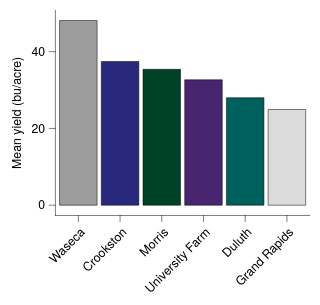

Write a Vega-Lite specification for this figure.
### Vega-Lite specification from a JSON file in a GitHub repository (floating-point values rounded to 4 significant figures)
{"background": null, "config": {"arc": {"fill": "#DBDBDB", "fillOpacity": 1.0, "innerRadius": 25.0, "padAngle": 0.03, "stroke": "black", "strokeOpacity": 1, "strokeWidth": 0.25}, "area": {"fill": "#DBDBDB", "fillOpacity": 1.0, "stroke": "black", "strokeOpacity": 1, "strokeWidth": 0.25}, "axis": {"domain": true, "domainCap": "round", "domainColor": "black", "domainWidth": 0.25, "grid": false, "gridCap": "round", "gridColor": "#F1F1F1", "gridDash": [0, 0], "gridOpacity": 1.0, "gridWidth": 0.25, "labelColor": "black", "labelFont": "Helvetica Neue, HelveticaNeue, Helvetica, Arial, sans-serif", "labelFontSize": 6, "labelFontStyle": "normal", "labelFontWeight": 400, "offset": 0, "ticks": true, "tickCap": "round", "tickColor": "black", "tickRound": false, "tickSize": 3.0, "tickWidth": 0.25, "titleColor": "black", "titleFont": "Helvetica Neue, HelveticaNeue, Helvetica, Arial, sans-serif", "titleFontSize": 6, "titleFontStyle": "normal", "titleFontWeight": 400}, "axisX": {"domain": true, "labelAlign": "right", "labelAngle": 315, "labels": true, "ticks": true, "translate": 0}, "axisY": {"domain": true, "labelAlign": "right", "labelAngle": 0, "labels": true, "ticks": true, "translate": 0}, "axisRight": {"domain": true, "labelAlign": "left", "labelAngle": 0, "labels": true, "ticks": true, "translate": 0}, "axisTop": {"domain": true, "labelAlign": "left", "labelAngle": 45, "labels": true, "ticks": true, "translate": 0}, "axisBand": {"tickOffset": 0}, "bar": {"fill": "#DBDBDB", "fillOpacity": 1.0, "stroke": "black", "strokeOpacity": 1, "strokeWidth": 0.25}, "boxplot": {"size": 9.0, "ticks": {"cornerRadius": 0.25, "fill": "black", "opacity": 1, "size": 4.5, "thickness": 0.25}, "box": {"fillOpacity": 1.0, "stroke": "black", "strokeOpacity": 1, "strokeWidth": 0.25}, "median": {"cornerRadius": 0, "fill": "black", "fillOpacity": 1.0, "opacity": 1, "size": 9.0, "thickness": 0.25}, "rule": {"fill": "black", "fillOpacity": 1.0, "size": 10.0, "stroke": "black", "strokeDash": [0, 0], "strokeOpacity": 1, "strokeWidth": 0.25}, "outliers": {"color": "black", "fill": "black", "fillOpacity": 1.0, "size": 0, "stroke": "black", "strokeOpacity": 1, "strokeWidth": 0.25}}, "circle": {"fill": "black", "fillOpacity": 1.0, "size": 1.25, "stroke": null, "strokeOpacity": 1, "strokeWidth": 0.25}, "errorband": {"band": {"fillOpacity": 0.6, "stroke": null, "strokeWidth": 0.25, "strokeOpacity": 1}, "borders": {"opacity": 0, "strokeOpacity": 1, "strokeWidth": 0.25}}, "errorbar": {"opacity": 1, "rule": {"strokeDash": [0, 0], "strokeWidth": 0.25}, "ticks": {"color": "black", "cornerRadius": 0.125, "opacity": 1, "size": 6.0, "thickness": 0.25}, "thickness": 0.25}, "font": "Helvetica Neue, HelveticaNeue, Helvetica, Arial, sans-serif", "geoshape": {"fill": "#DBDBDB", "fillOpacity": 1.0, "stroke": "black", "strokeOpacity": 1, "strokeWidth": 0.25}, "header": {"labelColor": "black", "labelFont": "Helvetica Neue, HelveticaNeue, Helvetica, Arial, sans-serif", "labelFontSize": 6, "labelFontStyle": "normal", "labelFontWeight": 400, "titleColor": "black", "titleFont": "Helvetica Neue, HelveticaNeue, Helvetica, Arial, sans-serif", "titleFontSize": 6, "titleFontStyle": "normal", "titleFontWeight": 400, "titlePadding": 0}, "legend": {"disable": false, "offset": 4.5, "titlePadding": 4, "labelOffset": 2, "gradientLabelOffset": 2, "columnPadding": 4, "rowPadding": 2, "gradientThickness": 5, "gradientOpacity": 1.0, "gradientStrokeColor": "black", "gradientStrokeWidth": 0.25, "labelColor": "black", "labelFont": "Helvetica Neue, HelveticaNeue, Helvetica, Arial, sans-serif", "labelFontSize": 6, "labelFontStyle": "normal", "labelFontWeight": 400, "strokeColor": "black", "strokeWidth": 0, "symbolSize": 36, "symbolStrokeColor": "black", "symbolStrokeWidth": 0.25, "titleColor": "black", "titleFont": "Helvetica Neue, HelveticaNeue, Helvetica, Arial, sans-serif", "titleFontSize": 6, "titleFontStyle": "normal", "titleFontWeight": 400}, "line": {"color": "black", "stroke": "black", "strokeCap": "butt", "strokeDash": [0, 0], "strokeOpacity": 1, "strokeWidth": 0.5}, "point": {"filled": true, "fill": "#DBDBDB", "fillOpacity": 1.0, "size": 5.0, "stroke": "black", "strokeOpacity": 1, "strokeWidth": 0.25}, "range": {"category": ["#9D9D9D", "#28287D", "#004225", "#47266F", "#00605D", "#DBDBDB", "#7983C1", "#6E927B", "#937FB4", "#699A97"], "diverging": {"scheme": ["#4F4265", "#6A5C82", "#85789D", "#A196B7", "#BDB5CE", "#D8D6DD", "#F6F6F6", "#CED8D7", "#9DBFBD", "#75A3A0", "#518683", "#326967", "#164D4B"]}, "heatmap": {"scheme": ["#440154", "#472270", "#433E82", "#38598C", "#2C728E", "#238A8D", "#24A086", "#39B578", "#5DC862", "#96D646", "#CAE02D", "#FDE724"]}, "ordinal": {"scheme": ["#F1F1F1", "#DBDBDB", "#C6C6C6", "#B2B2B2", "#9D9D9D", "#898989", "#767676", "#636363", "#515151", "#404040", "#2F2F2F", "#1F1F1F"]}, "ramp": {"scheme": ["#440154", "#472270", "#433E82", "#38598C", "#2C728E", "#238A8D", "#24A086", "#39B578", "#5DC862", "#96D646", "#CAE02D", "#FDE724"]}}, "rule": {"color": "black", "stroke": "black", "strokeCap": "round", "strokeDash": [2, 2], "strokeOpacity": 1, "strokeWidth": 0.25}, "scale": {"barBandPaddingInner": 0.1, "rectBandPaddingInner": 0, "tickBandPaddingInner": 0.1, "bandPaddingOuter": 0.1, "bandWithNestedOffsetPaddingInner": 0.2, "bandWithNestedOffsetPaddingOuter": 0.2, "offsetBandPaddingInner": 0, "offsetBandPaddingOuter": 0, "continuousPadding": 5.0, "round": false}, "rect": {"fill": "#DBDBDB", "fillOpacity": 1.0, "stroke": "black", "strokeOpacity": 1, "strokeWidth": 0.25}, "square": {"fill": "#DBDBDB", "fillOpacity": 1.0, "size": 10.0, "stroke": "black", "strokeOpacity": 1, "strokeWidth": 0.25}, "text": {"color": "black", "font": "Helvetica Neue, HelveticaNeue, Helvetica, Arial, sans-serif", "fontSize": 6, "fontStyle": "normal", "fontWeight": 400}, "tick": {"color": "black", "cornerRadius": 0.125, "opacity": 1.0, "size": 9.0, "thickness": 0.25}, "title": {"anchor": "middle", "frame": "group", "color": "black", "font": "Helvetica Neue, HelveticaNeue, Helvetica, Arial, sans-serif", "fontSize": 6, "fontStyle": "normal", "fontWeight": 400, "subtitleColor": "black", "subtitleFont": "Helvetica Neue, HelveticaNeue, Helvetica, Arial, sans-serif", "subtitleFontSize": 6, "subtitleFontStyle": "normal", "subtitleFontWeight": 400}, "trail": {"color": "black", "opacity": 1, "size": 0.5}, "view": {"continuousWidth": 124, "continuousHeight": 100, "discreteWidth": 124, "discreteHeight": 100, "fill": null, "stroke": null, "strokeWidth": 0.25}}, "data": {"name": "data-9cc0564cb5591205eeeca8d2429dd11b"}, "mark": {"type": "bar"}, "encoding": {"color": {"field": "site", "legend": null, "scale": {"domain": ["Waseca", "Crookston", "Morris", "University Farm", "Duluth", "Grand Rapids"]}, "sort": ["Waseca", "Crookston", "Morris", "University Farm", "Duluth", "Grand Rapids"], "type": "nominal"}, "x": {"field": "site", "sort": ["Waseca", "Crookston", "Morris", "University Farm", "Duluth", "Grand Rapids"], "title": null, "type": "nominal"}, "y": {"aggregate": "mean", "field": "yield", "title": "Mean yield (bu/acre)", "type": "quantitative", "scale": {"nice": false}}}, "$schema": "https://vega.github.io/schema/vega-lite/v6.4.1.json", "datasets": {"data-9cc0564cb5591205eeeca8d2429dd11b": [{"yield": 27.0, "variety": "Manchuria", "year": 1931, "site": "University Farm"}, {"yield": 48.87, "variety": "Manchuria", "year": 1931, "site": "Waseca"}, {"yield": 27.43, "variety": "Manchuria", "year": 1931, "site": "Morris"}, {"yield": 39.93, "variety": "Manchuria", "year": 1931, "site": "Crookston"}, {"yield": 32.97, "variety": "Manchuria", "year": 1931, "site": "Grand Rapids"}, {"yield": 28.97, "variety": "Manchuria", "year": 1931, "site": "Duluth"}, {"yield": 43.07, "variety": "Glabron", "year": 1931, "site": "University Farm"}, {"yield": 55.2, "variety": "Glabron", "year": 1931, "site": "Waseca"}, {"yield": 28.77, "variety": "Glabron", "year": 1931, "site": "Morris"}, {"yield": 38.13, "variety": "Glabron", "year": 1931, "site": "Crookston"}, {"yield": 29.13, "variety": "Glabron", "year": 1931, "site": "Grand Rapids"}, {"yield": 29.67, "variety": "Glabron", "year": 1931, "site": "Duluth"}, {"yield": 35.13, "variety": "Svansota", "year": 1931, "site": "University Farm"}, {"yield": 47.33, "variety": "Svansota", "year": 1931, "site": "Waseca"}, {"yield": 25.77, "variety": "Svansota", "year": 1931, "site": "Morris"}, {"yield": 40.47, "variety": "Svansota", "year": 1931, "site": "Crookston"}, {"yield": 29.67, "variety": "Svansota", "year": 1931, "site": "Grand Rapids"}, {"yield": 25.7, "variety": "Svansota", "year": 1931, "site": "Duluth"}, {"yield": 39.9, "variety": "Velvet", "year": 1931, "site": "University Farm"}, {"yield": 50.23, "variety": "Velvet", "year": 1931, "site": "Waseca"}, {"yield": 26.13, "variety": "Velvet", "year": 1931, "site": "Morris"}, {"yield": 41.33, "variety": "Velvet", "year": 1931, "site": "Crookston"}, {"yield": 23.03, "variety": "Velvet", "year": 1931, "site": "Grand Rapids"}, {"yield": 26.3, "variety": "Velvet", "year": 1931, "site": "Duluth"}, {"yield": 36.57, "variety": "Trebi", "year": 1931, "site": "University Farm"}, {"yield": 63.83, "variety": "Trebi", "year": 1931, "site": "Waseca"}, {"yield": 43.77, "variety": "Trebi", "year": 1931, "site": "Morris"}, {"yield": 46.93, "variety": "Trebi", "year": 1931, "site": "Crookston"}, {"yield": 29.77, "variety": "Trebi", "year": 1931, "site": "Grand Rapids"}, {"yield": 33.93, "variety": "Trebi", "year": 1931, "site": "Duluth"}, {"yield": 43.27, "variety": "No. 457", "year": 1931, "site": "University Farm"}, {"yield": 58.1, "variety": "No. 457", "year": 1931, "site": "Waseca"}, {"yield": 28.7, "variety": "No. 457", "year": 1931, "site": "Morris"}, {"yield": 45.67, "variety": "No. 457", "year": 1931, "site": "Crookston"}, {"yield": 32.17, "variety": "No. 457", "year": 1931, "site": "Grand Rapids"}, {"yield": 33.6, "variety": "No. 457", "year": 1931, "site": "Duluth"}, {"yield": 36.6, "variety": "No. 462", "year": 1931, "site": "University Farm"}, {"yield": 65.77, "variety": "No. 462", "year": 1931, "site": "Waseca"}, {"yield": 30.37, "variety": "No. 462", "year": 1931, "site": "Morris"}, {"yield": 48.57, "variety": "No. 462", "year": 1931, "site": "Crookston"}, {"yield": 24.93, "variety": "No. 462", "year": 1931, "site": "Grand Rapids"}, {"yield": 28.1, "variety": "No. 462", "year": 1931, "site": "Duluth"}, {"yield": 32.77, "variety": "Peatland", "year": 1931, "site": "University Farm"}, {"yield": 48.57, "variety": "Peatland", "year": 1931, "site": "Waseca"}, {"yield": 29.87, "variety": "Peatland", "year": 1931, "site": "Morris"}, {"yield": 41.6, "variety": "Peatland", "year": 1931, "site": "Crookston"}, {"yield": 34.7, "variety": "Peatland", "year": 1931, "site": "Grand Rapids"}, {"yield": 32.0, "variety": "Peatland", "year": 1931, "site": "Duluth"}, {"yield": 24.67, "variety": "No. 475", "year": 1931, "site": "University Farm"}, {"yield": 46.77, "variety": "No. 475", "year": 1931, "site": "Waseca"}, {"yield": 22.6, "variety": "No. 475", "year": 1931, "site": "Morris"}, {"yield": 44.1, "variety": "No. 475", "year": 1931, "site": "Crookston"}, {"yield": 19.7, "variety": "No. 475", "year": 1931, "site": "Grand Rapids"}, {"yield": 33.07, "variety": "No. 475", "year": 1931, "site": "Duluth"}, {"yield": 39.3, "variety": "Wisconsin No. 38", "year": 1931, "site": "University Farm"}, {"yield": 58.8, "variety": "Wisconsin No. 38", "year": 1931, "site": "Waseca"}, {"yield": 29.47, "variety": "Wisconsin No. 38", "year": 1931, "site": "Morris"}, {"yield": 49.87, "variety": "Wisconsin No. 38", "year": 1931, "site": "Crookston"}, {"yield": 34.47, "variety": "Wisconsin No. 38", "year": 1931, "site": "Grand Rapids"}, {"yield": 31.6, "variety": "Wisconsin No. 38", "year": 1931, "site": "Duluth"}, {"yield": 26.9, "variety": "Manchuria", "year": 1932, "site": "University Farm"}, {"yield": 33.47, "variety": "Manchuria", "year": 1932, "site": "Waseca"}, {"yield": 34.37, "variety": "Manchuria", "year": 1932, "site": "Morris"}, {"yield": 32.97, "variety": "Manchuria", "year": 1932, "site": "Crookston"}, {"yield": 22.13, "variety": "Manchuria", "year": 1932, "site": "Grand Rapids"}, {"yield": 22.57, "variety": "Manchuria", "year": 1932, "site": "Duluth"}, {"yield": 36.8, "variety": "Glabron", "year": 1932, "site": "University Farm"}, {"yield": 37.73, "variety": "Glabron", "year": 1932, "site": "Waseca"}, {"yield": 35.13, "variety": "Glabron", "year": 1932, "site": "Morris"}, {"yield": 26.17, "variety": "Glabron", "year": 1932, "site": "Crookston"}, {"yield": 14.43, "variety": "Glabron", "year": 1932, "site": "Grand Rapids"}, {"yield": 25.87, "variety": "Glabron", "year": 1932, "site": "Duluth"}, {"yield": 27.43, "variety": "Svansota", "year": 1932, "site": "University Farm"}, {"yield": 38.5, "variety": "Svansota", "year": 1932, "site": "Waseca"}, {"yield": 35.03, "variety": "Svansota", "year": 1932, "site": "Morris"}, {"yield": 20.63, "variety": "Svansota", "year": 1932, "site": "Crookston"}, {"yield": 16.63, "variety": "Svansota", "year": 1932, "site": "Grand Rapids"}, {"yield": 22.23, "variety": "Svansota", "year": 1932, "site": "Duluth"}, {"yield": 26.8, "variety": "Velvet", "year": 1932, "site": "University Farm"}, {"yield": 37.4, "variety": "Velvet", "year": 1932, "site": "Waseca"}, {"yield": 38.83, "variety": "Velvet", "year": 1932, "site": "Morris"}, {"yield": 32.07, "variety": "Velvet", "year": 1932, "site": "Crookston"}, {"yield": 32.23, "variety": "Velvet", "year": 1932, "site": "Grand Rapids"}, {"yield": 22.47, "variety": "Velvet", "year": 1932, "site": "Duluth"}, {"yield": 29.07, "variety": "Trebi", "year": 1932, "site": "University Farm"}, {"yield": 49.23, "variety": "Trebi", "year": 1932, "site": "Waseca"}, {"yield": 46.63, "variety": "Trebi", "year": 1932, "site": "Morris"}, {"yield": 41.83, "variety": "Trebi", "year": 1932, "site": "Crookston"}, {"yield": 20.63, "variety": "Trebi", "year": 1932, "site": "Grand Rapids"}, {"yield": 30.6, "variety": "Trebi", "year": 1932, "site": "Duluth"}, {"yield": 26.43, "variety": "No. 457", "year": 1932, "site": "University Farm"}, {"yield": 42.2, "variety": "No. 457", "year": 1932, "site": "Waseca"}, {"yield": 43.53, "variety": "No. 457", "year": 1932, "site": "Morris"}, {"yield": 34.33, "variety": "No. 457", "year": 1932, "site": "Crookston"}, {"yield": 19.47, "variety": "No. 457", "year": 1932, "site": "Grand Rapids"}, {"yield": 22.7, "variety": "No. 457", "year": 1932, "site": "Duluth"}, {"yield": 25.57, "variety": "No. 462", "year": 1932, "site": "University Farm"}, {"yield": 44.7, "variety": "No. 462", "year": 1932, "site": "Waseca"}, {"yield": 47.0, "variety": "No. 462", "year": 1932, "site": "Morris"}, {"yield": 30.53, "variety": "No. 462", "year": 1932, "site": "Crookston"}, {"yield": 19.9, "variety": "No. 462", "year": 1932, "site": "Grand Rapids"}, {"yield": 22.5, "variety": "No. 462", "year": 1932, "site": "Duluth"}, {"yield": 28.07, "variety": "Peatland", "year": 1932, "site": "University Farm"}, {"yield": 36.03, "variety": "Peatland", "year": 1932, "site": "Waseca"}, {"yield": 43.2, "variety": "Peatland", "year": 1932, "site": "Morris"}, {"yield": 25.23, "variety": "Peatland", "year": 1932, "site": "Crookston"}, {"yield": 26.77, "variety": "Peatland", "year": 1932, "site": "Grand Rapids"}, {"yield": 31.37, "variety": "Peatland", "year": 1932, "site": "Duluth"}, {"yield": 30.0, "variety": "No. 475", "year": 1932, "site": "University Farm"}, {"yield": 41.27, "variety": "No. 475", "year": 1932, "site": "Waseca"}, {"yield": 44.23, "variety": "No. 475", "year": 1932, "site": "Morris"}, {"yield": 32.13, "variety": "No. 475", "year": 1932, "site": "Crookston"}, {"yield": 15.23, "variety": "No. 475", "year": 1932, "site": "Grand Rapids"}, {"yield": 27.37, "variety": "No. 475", "year": 1932, "site": "Duluth"}, {"yield": 38.0, "variety": "Wisconsin No. 38", "year": 1932, "site": "University Farm"}, {"yield": 58.17, "variety": "Wisconsin No. 38", "year": 1932, "site": "Waseca"}, {"yield": 47.17, "variety": "Wisconsin No. 38", "year": 1932, "site": "Morris"}, {"yield": 35.9, "variety": "Wisconsin No. 38", "year": 1932, "site": "Crookston"}, {"yield": 20.67, "variety": "Wisconsin No. 38", "year": 1932, "site": "Grand Rapids"}, {"yield": 29.33, "variety": "Wisconsin No. 38", "year": 1932, "site": "Duluth"}]}}
